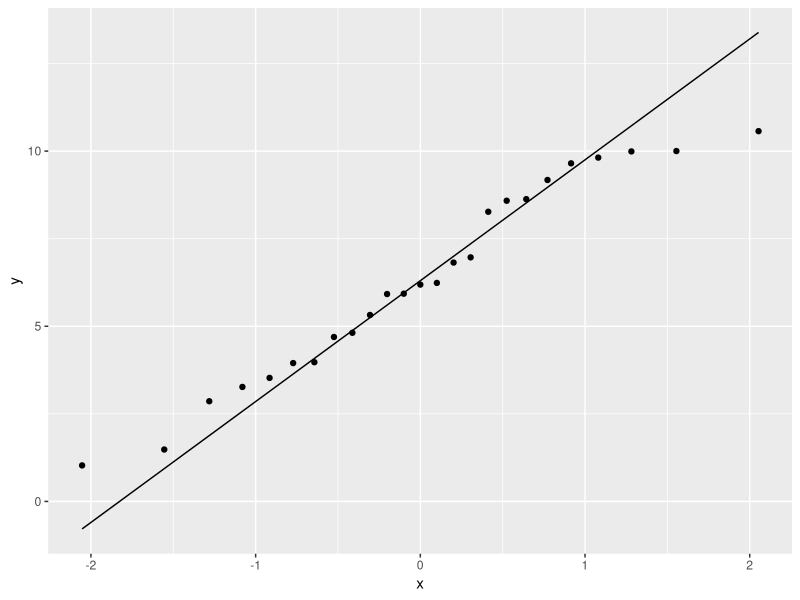
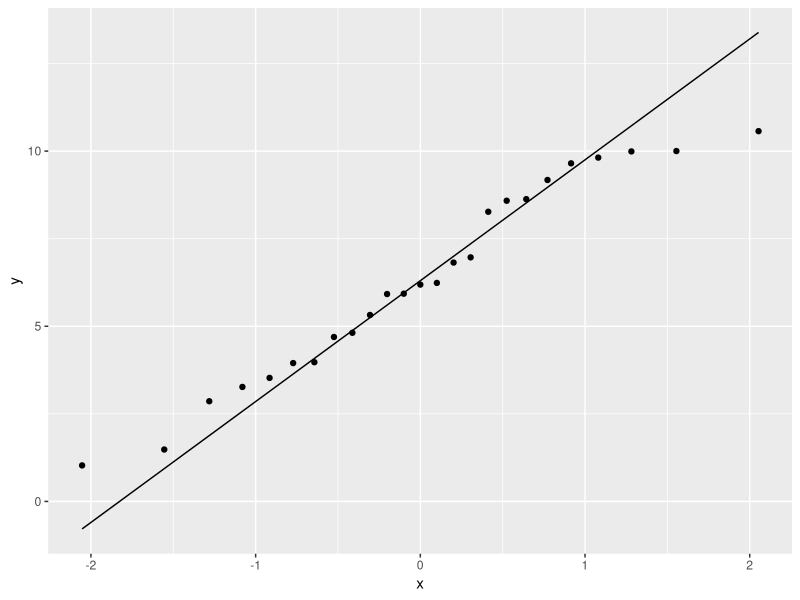
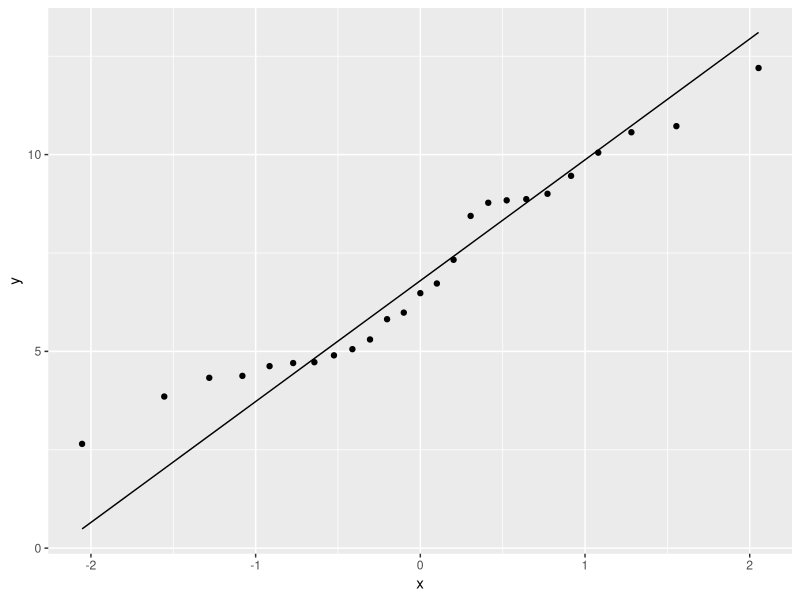
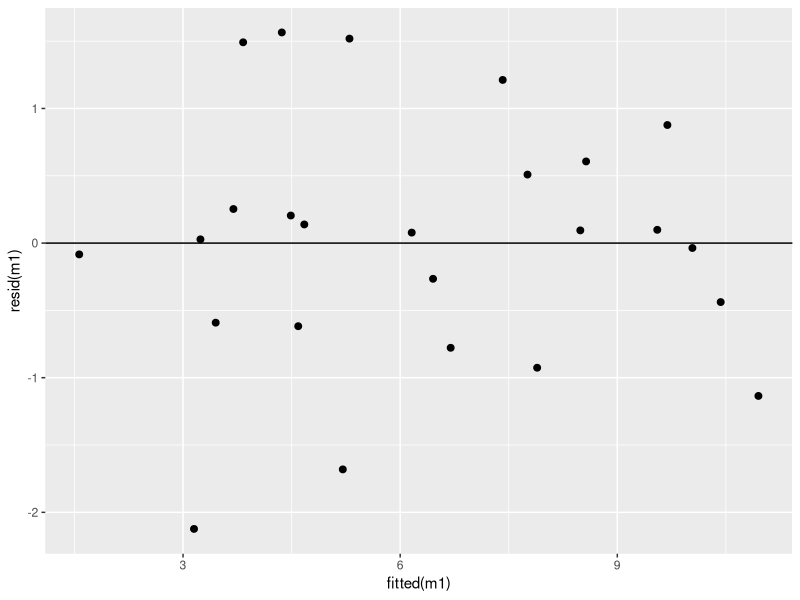
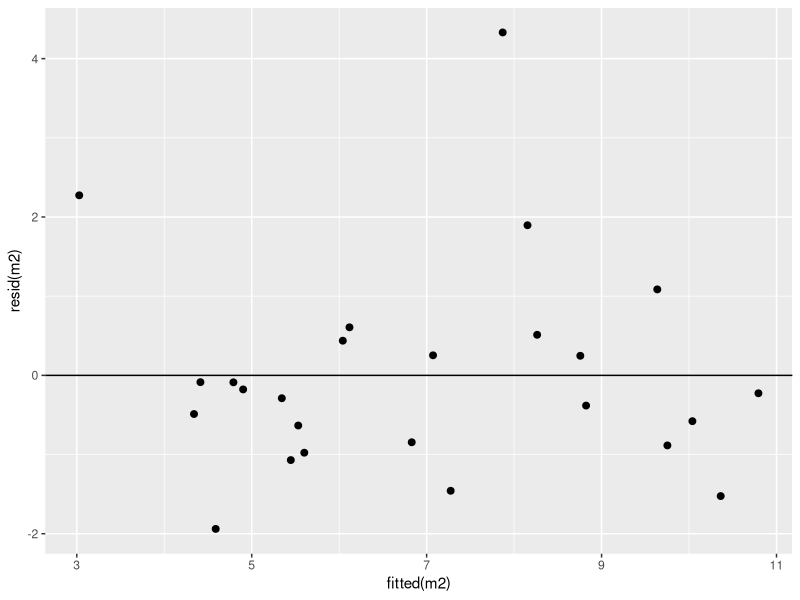

These charts were generated, in order, by the following R code:
## ---- chunk 1
knitr::opts_chunk$set(echo = TRUE)
## ---- chunk 2
data_1 <- read.csv("data1.csv")
data_2 <- read.csv("data2.csv")
library(ggplot2)
## ---- chunk 3
m1 <- lm(y~x, data = data_1)
m2 <- lm(y~x, data = data_2)

## ---- chunk 4
ggplot(data = data_1, aes(sample=y)) + stat_qq() + stat_qq_line()
ggplot(data = m1, aes(sample=m1$model$y)) + stat_qq() + stat_qq_line()
## ---- chunk 5
ggplot(data = data_2, aes(sample=y)) + stat_qq() + stat_qq_line()
## ---- chunk 6
ggplot(data = m1, aes(x = fitted(m1), y = resid(m1))) +
  geom_point(size = 2) + geom_hline(yintercept=0)
## ---- chunk 7
ggplot(data = m2, aes(x = fitted(m2), y = resid(m2))) +
  geom_point(size = 2) + geom_hline(yintercept=0)
## ---- chunk 8
# fit x=-3 to calculate y
y=2+4*-3
sd=sqrt((-3)^2)
pnorm(-12, mean = y, sd=sd)

## ---- chunk 9
m <- lm(formula = sr ~ . , data=LifeCycleSavings)
mean(abs(rstandard(m))<2)
## ---- chunk 10
which.max(rstandard(m))
## ---- chunk 11
sum(hatvalues(m)>2*mean(hatvalues(m)))

## ---- chunk 12
which.max(hatvalues(m))
## ---- chunk 13
max(cooks.distance(m))
## ---- chunk 14
influentials <- names(cooks.distance(m)[(cooks.distance(m)>4/nrow(m$model))])
LifeCycleSavings$country <- rownames(LifeCycleSavings)
LifeCycleSavings_wo_influentials <- LifeCycleSavings[!(LifeCycleSavings$country %in% influentials),]
LifeCycleSavings_wo_influentials <- subset(LifeCycleSavings_wo_influentials, select = -c(country) )

m_noinf <- lm(formula = sr ~ . , data = LifeCycleSavings_wo_influentials)
sum(coef(m_noinf))
## ---- chunk 15
airquality <- na.omit(airquality)
## ---- chunk 16
m <- lm(formula = Ozone~Temp + I(Temp^2), data = airquality)
coef(summary(m))["I(Temp^2)", "Pr(>|t|)"]
## ---- chunk 17
m2 <- lm(formula = Ozone~ Temp + I(Temp^2) + I(Temp^3) + I(Temp^4), data = airquality)
anova(m, m2)$"Pr(>F)"[2]
## ---- chunk 18
shapiro.test(resid(m2))
## ---- chunk 19
m3 <- lm(formula = log(Ozone)~Temp, data = airquality)
shapiro.test(resid(m3))
## ---- chunk 20
# NOTE THAT YOU HAVE TO CONVERT THE PREDICT BACK INTO EXP
exp(predict(m3, interval = c("prediction"), newdata = data.frame(Temp=c(84)), level = .9))
## ---- chunk 21
var(m3$residuals[m3$fitted.values<3.5])/var(m3$residuals[m3$fitted.values>3.5])


